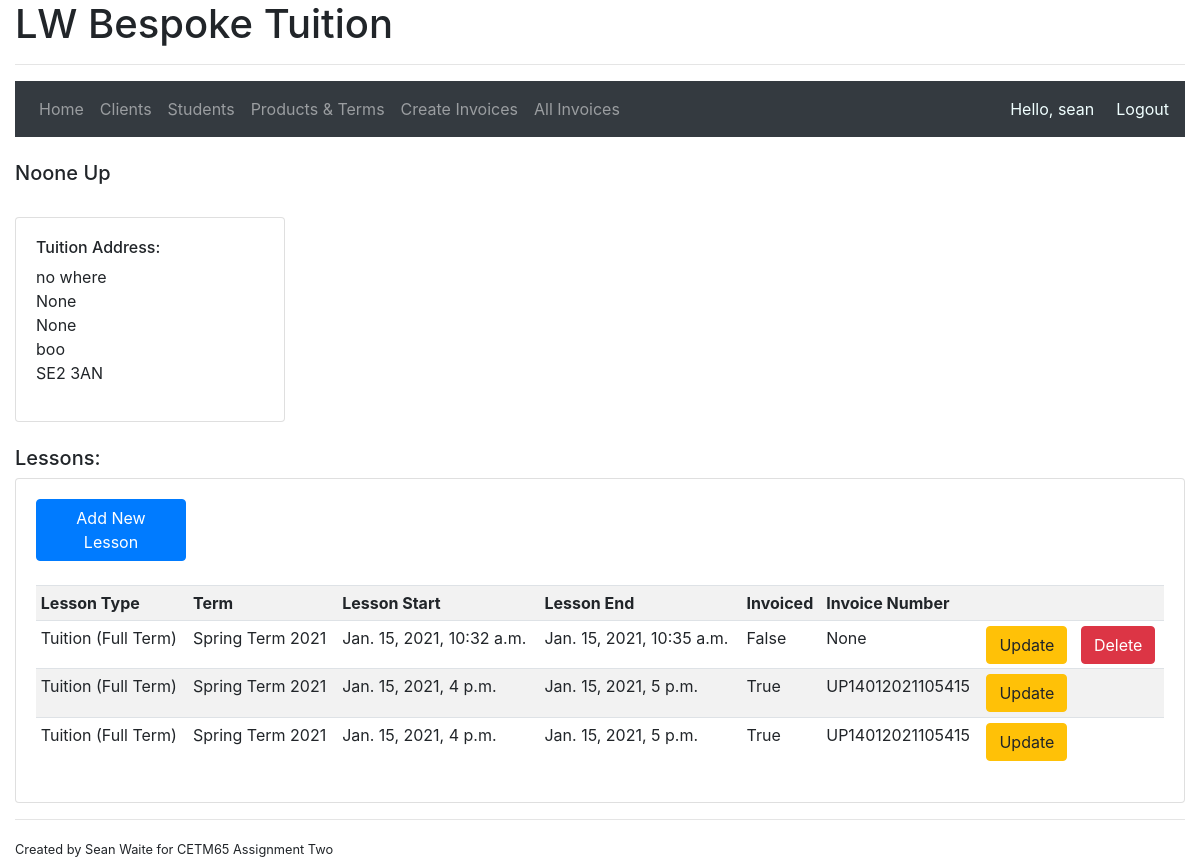
The app's page /yourchild/1 (signed in) with its own data.
### accounts/models.py (models this page shows, shortened)
class Student(models.Model):
    YEAR_1 = 1
    YEAR_2 = 2
    YEAR_3 = 3
    YEAR_4 = 4
    YEAR_5 = 5
    YEAR_6 = 6
    YEAR_7 = 7
    YEAR_8 = 8
    YEAR_9 = 9
    YEAR_10 = 10
    YEAR_11 = 11
    NO_SCHOOL = 0
    SCHOOL_YEAR_CHOICES = (
        (YEAR_1, 'Year 1'),
        (YEAR_2, 'Year 2'),
        (YEAR_3, 'Year 3'),
        (YEAR_4, 'Year 4'),
        (YEAR_5, 'Year 5'),
        (YEAR_6, 'Year 6'),
        (YEAR_7, 'Year 7'),
        (YEAR_8, 'Year 8'),
        (YEAR_9, 'Year 9'),
        (YEAR_10, 'Year 10'),
        (YEAR_11, 'Year 11'),
        (NO_SCHOOL, 'No longer in school'),
    )
    parent = models.ManyToManyField(Client)
    forename = models.CharField(max_length=100, validators=[letters_only])
    surname = models.CharField(max_length=100, null=True, blank=True, validators=[letters_only])
    date_of_birth = models.DateField(null=True, blank=True)
    school_year = models.IntegerField(choices=SCHOOL_YEAR_CHOICES, default=1)
    date_inserted = models.DateTimeField(auto_now_add=True)

class TuitionAddress(models.Model):
    student = models.ForeignKey(Student, related_name='address_student', on_delete=models.CASCADE)
    line_one = models.CharField('Address Line One', max_length=100)
    line_two = models.CharField('Address Line Two', max_length=100, null=True, blank=True)
    line_three = models.CharField('Address Line Three', max_length=100, null=True, blank=True)
    town = models.CharField('Town/City', max_length=100)
    postcode = models.CharField(max_length=10)
    effective_from_date = models.DateField(default=now)
    effective_to_date = models.DateField(null=True, blank=True)
    date_inserted = models.DateTimeField(auto_now_add=True)
    class Meta:
        verbose_name = 'Student Address'
        verbose_name_plural = 'Student Address'

class Lesson(models.Model):
    student = models.ForeignKey(Student, null=True, related_name='lesson_student', on_delete=models.SET_NULL)
    lesson_type = models.ForeignKey(Products, related_name='lesson_link', on_delete=models.PROTECT)
    term = models.ForeignKey(Term, null=True, related_name='term', on_delete=models.SET_NULL)
    lesson_start = models.DateTimeField()
    lesson_end = models.DateTimeField()
    invoiced = models.BooleanField(default=False)
    invoice_number = models.ForeignKey(Invoices, null=True, blank=True, related_name='invoice_no', on_delete=models.SET_NULL)

class Products(models.Model):
    product_name = models.CharField(max_length=100)
    price = models.DecimalField(max_digits=8, decimal_places=2)
    effective_from_date = models.DateField(default=now)
    effective_to_date = models.DateField(null=True, blank=True)
    date_inserted = models.DateTimeField(auto_now_add=True)
    class Meta:
        verbose_name = 'Product'
        verbose_name_plural = 'Products'
    def __str__(self):
        return str(self.product_name)

class Term(models.Model):
    term_name = models.CharField(max_length=100)
    term_start_date = models.DateField()
    term_end_date = models.DateField()
    half_term_start_date = models.DateField()
    half_term_end_date = models.DateField()
    def __str__(self):
        return str(self.term_name)

class Invoices(models.Model):
    DRAFT = 1
    ISSUED = 2
    UNPAID = 3
    PART_PAID = 4
    PAID = 5
    STATUS_CHOICES = (
        (DRAFT,'Draft'),
        (ISSUED,'Issued'),
        (UNPAID,'Unpaid'),
        (PART_PAID,'Part paid'),
        (PAID, 'Paid'),
    )
    invoice_number = models.CharField(max_length=20, unique=True)
    client = models.ForeignKey(Client, related_name='invoices', on_delete=models.CASCADE)
    status = models.IntegerField(choices=STATUS_CHOICES, default=1)
    total_amount = models.DecimalField(max_digits=8, decimal_places=2)
    amount_paid = models.DecimalField(max_digits=8, decimal_places=2)
    amount_outstanding = models.DecimalField(max_digits=8, decimal_places=2)
    date_created = models.DateTimeField(auto_now_add=True)
    def __str__(self):
        return str(self.invoice_number)

### accounts/decorators.py (the view)
        def wrapper_func(request, *args, **kwargs):
            denied = False
            for roles in allowed_roles:
                if request.user.groups.filter(name = roles).exists():
                    return view_func(request, *args, **kwargs)
                else:
                    denied = True
            if denied == True:
                return redirect('accounts:home')

### accounts/views.py (called while the page is built)
@login_required(login_url='accounts:login')
@allowedUsers(allowed_roles=['admin'])
def student(request, student):
    student = Student.objects.get(pk=student)
    tuition_address = student.address_student.all()
    lessons = student.lesson_student.all().order_by('lesson_start')
    context = {'student': student, 'lessons': lessons, 'address': tuition_address}
    return render(request, 'accounts/student.html', context)

### accounts/templates/accounts/student.html
{% extends "accounts/main.html" %}
{% block main %}
<br>
<h5>{{ student.forename }} {{ student.surname }}</h5>
<div class="row">
    <div class = "col-md-3">
        <br>
        <div class="card card-body">
            <ul class="list-unstyled">
                <h6>Tuition Address:</h6>
                {% for home in address %}
                    <li>{{ home.line_one }}</li>
                    <li>{{ home.line_two }}</li>
                    <li>{{ home.line_three }}</li>
                    <li>{{ home.town }}</li>
                    <li>{{ home.postcode }}</li>
                {% endfor %}
            </ul>
        </div>
    </div>
</div>
<br>
<h5>Lessons:</h5>
<div class="card card-body">
    <a style="width: 150px" class="btn btn-primary" href="{% url 'accounts:addlessons' student.pk %}">
        Add New Lesson</a>
    <br>
    <table class="table table-sm table-striped">
        <tr>
            <th>Lesson Type</th>
            <th>Term</th>
            <th>Lesson Start</th>
            <th>Lesson End</th>
            <th>Invoiced</th>
            <th>Invoice Number</th>
            <th></th>
            <th></th>
        </tr>
        {% for lesson in lessons %}
            {% if student == lesson.student %}
            <tr>
                <td>{{ lesson.lesson_type }}</td>
                <td>{{ lesson.term }}</td>
                <td>{{ lesson.lesson_start }}</td>
                <td>{{ lesson.lesson_end }}</td>
                <td>{{ lesson.invoiced }}</td>
                <td>{{ lesson.invoice_number }}</td>
                <td><a class="btn btn-warning" href="{% url 'accounts:updatelesson' lesson.pk %}">
                    Update</a></td>
                <td>{% if lesson.invoiced is False %}
                        <a class="btn btn-danger" href="{% url 'accounts:deletelesson' lesson.pk %}">
                            Delete</a>
                    {% endif %}
                </td>
            </tr>
            {% endif %}
        {% endfor %}
    </table>
</div>
{% endblock %}

### accounts/templates/accounts/main.html (shortened to what this page needs)
{% load static %}
<!DOCTYPE html>
<html lang="en">
<head>
    <link rel="stylesheet" href="https://stackpath.bootstrapcdn.com/bootstrap/4.4.1/css/bootstrap.min.css">
</head>
<body>
    <div class="container-fluid">
    <h1>LW Bespoke Tuition</h1>
    <hr>
    {% if request.user.is_authenticated %}
    <nav class="navbar navbar-expand-lg navbar-dark bg-dark">
        <div class="collapse navbar-collapse" id="navbarNav">
          <ul class="navbar-nav">
            {% if request.user.is_staff %}
                <li class="nav-item">
                    <a class="nav-link" href="{% url 'accounts:home' %}">Home <span class="sr-only">(current)</span></a>
                </li>
                <li class="nav-item">
                    <a class="nav-link" href="{% url 'accounts:allclients' %}">Clients</a>
                </li>
                <li class="nav-item">
                    <a class="nav-link" href="{% url 'accounts:allstudents' %}">Students</a>
                </li>
                <li class="nav-item">
                    <a class="nav-link" href="{% url 'accounts:refdata' %}">Products & Terms</a>
                </li>
                <li class="nav-item">
                    <a class="nav-link" href="{% url 'accounts:accounts' %}">Create Invoices</a>
                </li>
                <li class="nav-item">
                    <a class="nav-link" href="{% url 'accounts:invoices' %}">All Invoices</a>
                </li>
            {% endif %}
          </ul>
        </div>
        <span name="username" style="color:azure; margin-right: 22px;">Hello, {{ request.user }}</span>
        <span name="logout"><a style="color:azure;" href="{% url 'accounts:logout' %}">Logout</a></span>
    </nav>
    {% endif %}
        {% block main %}
        {% endblock %}
    <hr>
    <small>Created by Sean Waite for CETM65 Assignment Two</small>
    </div>
</body>
</html>

### records on screen
Student: forename "Noone", surname "Up"
TuitionAddress: line_one "no where", line_two "None", line_three "None", town "boo", postcode "SE2 3AN"
Lesson: lesson_type "Tuition (Full Term)", term "Spring Term 2021", lesson_start "Jan. 15, 2021, 10:32 a.m.", lesson_end "Jan. 15, 2021, 10:35 a.m.", invoiced "False", invoice_number "None", shows "Delete"
Lesson: lesson_type "Tuition (Full Term)", term "Spring Term 2021", lesson_start "Jan. 15, 2021, 4 p.m.", lesson_end "Jan. 15, 2021, 5 p.m.", invoiced "True", invoice_number "UP14012021105415"
Lesson: lesson_type "Tuition (Full Term)", term "Spring Term 2021", lesson_start "Jan. 15, 2021, 4 p.m.", lesson_end "Jan. 15, 2021, 5 p.m.", invoiced "True", invoice_number "UP14012021105415"

### other values on screen
{{ request.user }} "sean"
